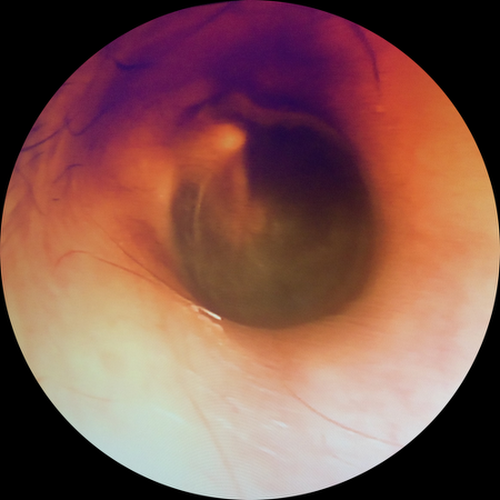
#> input picture web/reference-images/otoscopic-reference-01.png, 500 x 500 px
$ python -i features.py   (imports and definitions only)
#> lines starting #> are read from the running program, lines starting #| are printed output that depends on the picture
#> further down, picture is the input picture: PIL image 500x500 RGB; mean R, G, B 129.9, 87.4, 79.4
from __future__ import annotations

from dataclasses import asdict, dataclass

from PIL import Image, ImageStat


@dataclass(frozen=True)
class VisualSignals:
    redness_ratio: float
    texture_score: float
    lesion_extent: float

    def as_dict(self) -> dict[str, float]:
        return asdict(self)


@dataclass(frozen=True)
class SignalRegion:
    x0: int
    y0: int
    x1: int
    y1: int
    coverage: float

    def as_dict(self) -> dict[str, float]:
        return asdict(self)


# [40 lines left out: function locate_signal_region, not called in this run]


def extract_visual_signals(image: Image.Image) -> VisualSignals:
    rgb_image = image.convert("RGB")
    width, height = rgb_image.size
#> width = 500; height = 500
    center_box = (
        width // 6,
        height // 6,
        width - width // 6,
        height - height // 6,
    )
#> center_box = (83, 83, 417, 417)
    focus_region = rgb_image.crop(center_box)
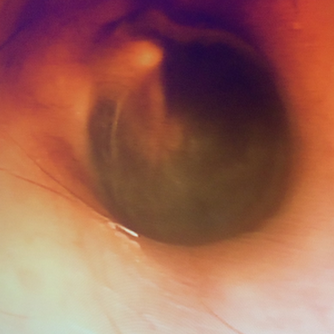
#> focus_region: PIL image 334x334 RGB; mean R, G, B 157, 100.2, 85.6
    stat = ImageStat.Stat(focus_region)
    r_mean, g_mean, b_mean = stat.mean
#> r_mean = 157; g_mean = 100.2; b_mean = 85.58
    gray_stddev = ImageStat.Stat(focus_region.convert("L")).stddev[0]
#> gray_stddev = 56.53

    total = max(r_mean + g_mean + b_mean, 1.0)
#> total = 342.8
    redness_ratio = max((r_mean - ((g_mean + b_mean) / 2.0)) / total * 3.0, 0.0)
#> redness_ratio = 0.561
    texture_score = gray_stddev / 255.0
#> texture_score = 0.222

    lesion_pixels = 0
    total_pixels = focus_region.size[0] * focus_region.size[1]
#> total_pixels = 111556
    for red, green, blue in focus_region.getdata():
        if red > green + 20 and red > blue + 20:
            lesion_pixels += 1
#> this loop made 111556 passes
#> (red, green, blue) on passes 1 to 12: (132, 43, 67), (129, 40, 66), (127, 40, 67), (123, 40, 69), (122, 40, 70), (121, 39, 72), (116, 37, 72), (114, 36, 73), (113, 35, 74), (111, 34, 73), (111, 34, 72), (113, 36, 74)
#> after the loop, lesion_pixels = 86408

    lesion_extent = lesion_pixels / max(total_pixels, 1)
#> lesion_extent = 0.775
    return VisualSignals(
        redness_ratio=round(redness_ratio, 4),
        texture_score=round(texture_score, 4),
        lesion_extent=round(lesion_extent, 4),
    )

>>> from PIL import Image
>>> picture = Image.open('../../../web/reference-images/otoscopic-reference-01.png')
>>> result = extract_visual_signals(picture)

$ run again, on web/reference-images/otoscopic-reference-02.png
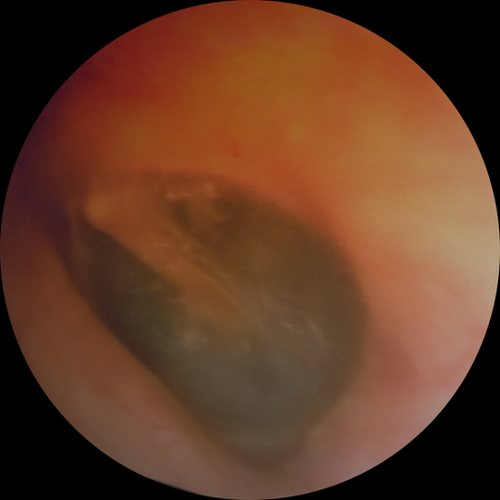
#> input picture web/reference-images/otoscopic-reference-02.png, 500 x 500 px
#> picture is the input picture: PIL image 500x500 RGB; mean R, G, B 100.4, 60.3, 38.4
#> in extract_visual_signals, `focus_region = rgb_image.crop(center_box)`:
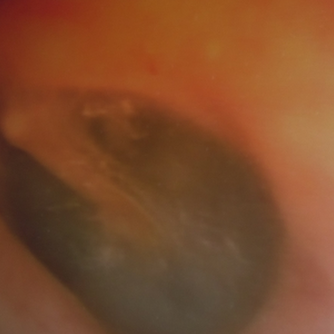
#> focus_region: PIL image 334x334 RGB; mean R, G, B 126.6, 75.3, 43.6
#> r_mean = 126.6; g_mean = 75.34; b_mean = 43.64
#> gray_stddev = 20.64
#> total = 245.6
#> redness_ratio = 0.82
#> texture_score = 0.0809
#> the loop in extract_visual_signals, `for red, green, blue in focus_region.getdata():` made 111556 passes
#> (red, green, blue) on passes 1 to 8: (92, 24, 25), (93, 23, 26), (94, 23, 25), (95, 24, 26), (96, 26, 28), (98, 27, 27), (99, 27, 27), (100, 26, 27)
#> after the loop in extract_visual_signals, `for red, green, blue in focus_region.getdata():`: lesion_pixels = 100140
#> lesion_extent = 0.898

$ run again, on web/reference-images/otoscopic-reference-03.png
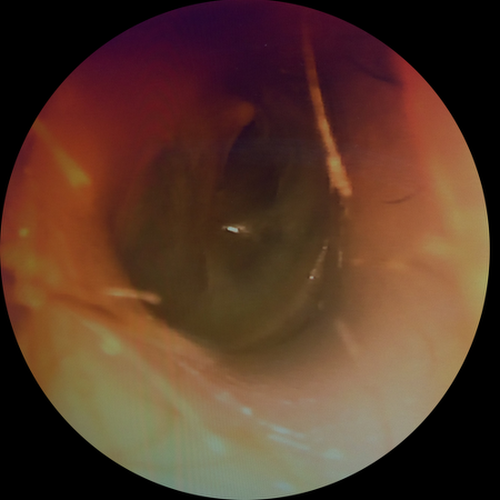
#> input picture web/reference-images/otoscopic-reference-03.png, 500 x 500 px
#> picture is the input picture: PIL image 500x500 RGB; mean R, G, B 86.2, 56.7, 41.1
#> in extract_visual_signals, `focus_region = rgb_image.crop(center_box)`:
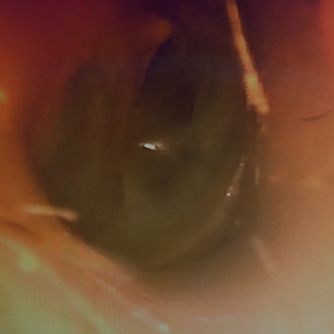
#> focus_region: PIL image 334x334 RGB; mean R, G, B 105.4, 67.1, 45.1
#> r_mean = 105.4; g_mean = 67.12; b_mean = 45.11
#> gray_stddev = 32.81
#> total = 217.6
#> redness_ratio = 0.679
#> texture_score = 0.129
#> the loop in extract_visual_signals, `for red, green, blue in focus_region.getdata():` made 111556 passes
#> (red, green, blue) on passes 1 to 8: (90, 22, 33), (90, 22, 35), (89, 21, 34), (89, 21, 34), (89, 22, 35), (89, 21, 33), (88, 21, 34), (89, 20, 36)
#> after the loop in extract_visual_signals, `for red, green, blue in focus_region.getdata():`: lesion_pixels = 91385
#> lesion_extent = 0.819
